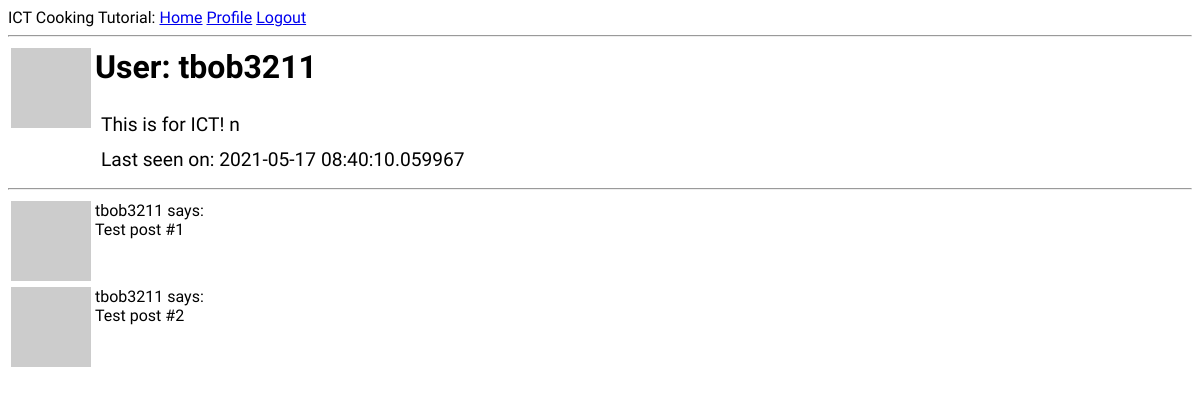
The page /user/tbob3211 (signed in) on the database its author committed.
### app/models.py (models this page shows, shortened)
class User(UserMixin, db.Model):
    id = db.Column(db.Integer, primary_key=True)
    username = db.Column(db.String(64), index=True, unique=True)
    email = db.Column(db.String(120), index=True, unique=True)
    password_hash = db.Column(db.String(128))
    posts = db.relationship('Post', backref='author', lazy='dynamic')
    about_me = db.Column(db.String(140))
    last_seen = db.Column(db.DateTime, default=datetime.utcnow)
    def avatar(self, size):
        digest = md5(self.email.lower().encode('utf-8')).hexdigest()
        return 'https://www.gravatar.com/avatar/{}?d=identicon&s={}'.format(
            digest, size)

### app/routes.py (the view)
@app.route('/user/<username>')
@login_required
def user(username):
    user = User.query.filter_by(username=username).first_or_404()
    posts = [
        {'author': user, 'body': 'Test post #1'},
        {'author': user, 'body': 'Test post #2'}
    ]
    return render_template('user.html', user=user, posts=posts)

### app/models.py (called while the page is built)
@login.user_loader
def load_user(id):
    return User.query.get(int(id))

### app/routes.py (called while the page is built)
@app.before_request
def before_request():
    if current_user.is_authenticated:
        current_user.last_seen = datetime.utcnow()
        db.session.commit()

### app/templates/user.html (shortened to what this page needs)
{% extends "base.html" %}
{% block content %}
    <table>
        <tr valign="top">
            <td><img src="{{ user.avatar(128) }}"></td>
            <td>
                <h1>User: {{ user.username }}</h1>
                {% if user.about_me %}<p>{{ user.about_me }}</p>{% endif %}
                {% if user.last_seen %}<p>Last seen on: {{ user.last_seen }}</p>{% endif %}
            </td>
        </tr>
    </table>
    <hr>
    {% for post in posts %}
        {% include '_post.html' %}
    {% endfor %}
{% endblock %}

### app/templates/_post.html
<table>
    <tr valign="top">
        <td><img src="{{ post.author.avatar(36) }}"></td>
        <td>{{ post.author.username }} says:<br>{{ post.body }}</td>
    </tr>
</table>

### app/static/css/content_style.css (style rules this page uses)
body { font-family: 'Dancing Script', cursive; }
p { margin: 0 auto; width: 100%; color: black; text-align: "center"; padding: 6px; font-size:larger; }

### rows shown on the page
User: username "tbob3211", about_me "This is for ICT! n", last_seen "2021-05-17 08:40:10.059967", author.username "tbob3211" "tbob3211"

### other values the page prints
{{ post.body }} "Test post #1" "Test post #2"
